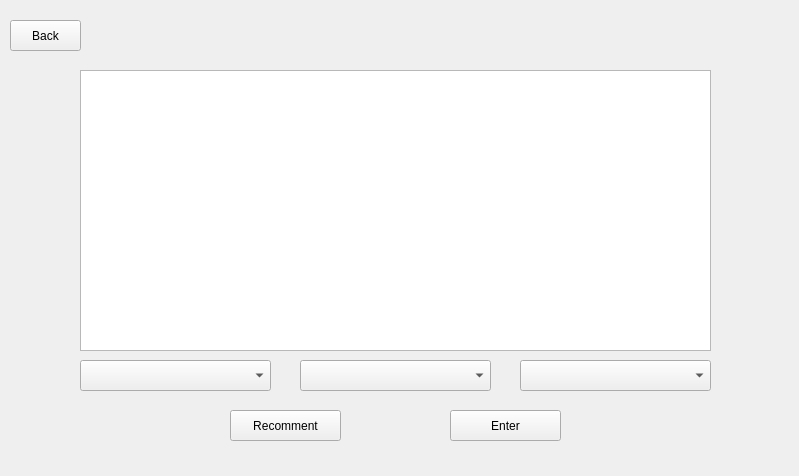
<?xml version="1.0" encoding="UTF-8"?>
<ui version="4.0">
 <class>selectdatapage</class>
 <widget class="QWidget" name="selectdatapage">
  <property name="geometry">
   <rect>
    <x>0</x>
    <y>0</y>
    <width>799</width>
    <height>476</height>
   </rect>
  </property>
  <property name="windowTitle">
   <string>selectdata</string>
  </property>
  <widget class="QLabel" name="lblthern">
   <property name="geometry">
    <rect>
     <x>300</x>
     <y>10</y>
     <width>201</width>
     <height>61</height>
    </rect>
   </property>
   <property name="font">
    <font>
     <family>Itim</family>
     <pointsize>20</pointsize>
    </font>
   </property>
   <property name="layoutDirection">
    <enum>Qt::LeftToRight</enum>
   </property>
   <property name="text">
    <string/>
   </property>
   <property name="alignment">
    <set>Qt::AlignCenter</set>
   </property>
  </widget>
  <widget class="QComboBox" name="cmbType">
   <property name="geometry">
    <rect>
     <x>300</x>
     <y>360</y>
     <width>191</width>
     <height>31</height>
    </rect>
   </property>
   <property name="font">
    <font>
     <family>Itim</family>
    </font>
   </property>
  </widget>
  <widget class="QComboBox" name="cmbProvince">
   <property name="geometry">
    <rect>
     <x>80</x>
     <y>360</y>
     <width>191</width>
     <height>31</height>
    </rect>
   </property>
   <property name="font">
    <font>
     <family>Itim</family>
    </font>
   </property>
  </widget>
  <widget class="QPushButton" name="butEnter">
   <property name="geometry">
    <rect>
     <x>450</x>
     <y>410</y>
     <width>111</width>
     <height>31</height>
    </rect>
   </property>
   <property name="text">
    <string>Enter</string>
   </property>
  </widget>
  <widget class="QPushButton" name="butBack">
   <property name="geometry">
    <rect>
     <x>10</x>
     <y>20</y>
     <width>71</width>
     <height>31</height>
    </rect>
   </property>
   <property name="text">
    <string>Back</string>
   </property>
  </widget>
  <widget class="QTableWidget" name="tbwshow">
   <property name="geometry">
    <rect>
     <x>80</x>
     <y>70</y>
     <width>631</width>
     <height>281</height>
    </rect>
   </property>
   <property name="font">
    <font>
     <family>Itim</family>
     <pointsize>20</pointsize>
    </font>
   </property>
  </widget>
  <widget class="QComboBox" name="cmbTime">
   <property name="geometry">
    <rect>
     <x>520</x>
     <y>360</y>
     <width>191</width>
     <height>31</height>
    </rect>
   </property>
   <property name="font">
    <font>
     <family>Itim</family>
    </font>
   </property>
  </widget>
  <widget class="QPushButton" name="butEnter_2">
   <property name="geometry">
    <rect>
     <x>230</x>
     <y>410</y>
     <width>111</width>
     <height>31</height>
    </rect>
   </property>
   <property name="text">
    <string>Recomment</string>
   </property>
  </widget>
 </widget>
 <resources/>
 <connections/>
</ui>
